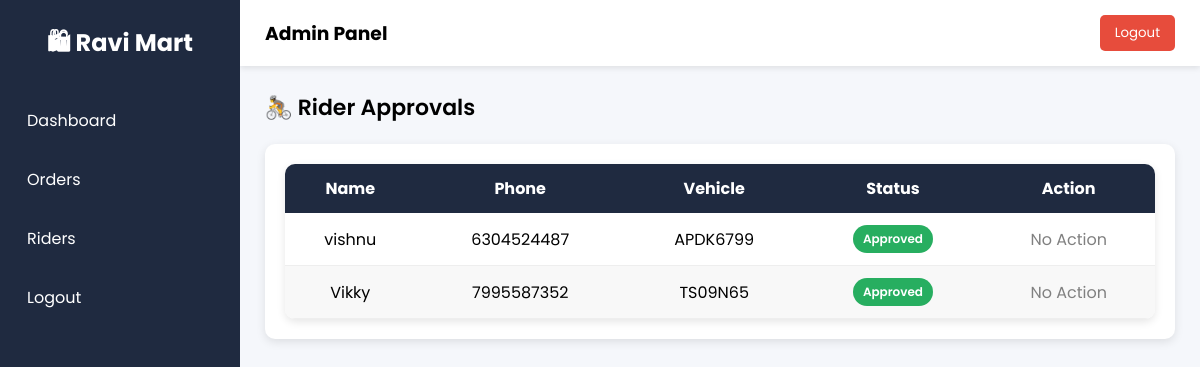
Screenshot of /admin_riders with the database file from the repository.
### tables this page shows
CREATE TABLE riders(
id INTEGER PRIMARY KEY AUTOINCREMENT,
name TEXT,
phone TEXT,
password TEXT
, vehicle text, status TEXT DEFAULT 'Pending');

### app.py (the view)
@app.route("/admin_riders")
def admin_riders():
    db = sqlite3.connect("database.db")
    db.row_factory = sqlite3.Row
    cursor = db.cursor()
    cursor.execute("SELECT * FROM riders")
    riders = cursor.fetchall()
    db.close()
    return render_template("admin_riders.html", riders=riders)

### templates/admin_riders.html (shortened to what this page needs)
{% extends "admin_layout.html" %}
{% block content %}
<h2 class="page-title">🚴 Rider Approvals</h2>
<div class="table-card">
<table class="table">
<thead>
<tr>
<th>Name</th>
<th>Phone</th>
<th>Vehicle</th>
<th>Status</th>
<th>Action</th>
</tr>
</thead>
<tbody>
{% for rider in riders %}
<tr>
<td>{{ rider.name }}</td>
<td>{{ rider.phone }}</td>
<td>{{ rider.vehicle }}</td>
<td>
<span class="status {{ rider.status }}">
{{ rider.status }}
</span>
</td>
<td>
{% if rider.status == "Pending" %}
<a href="/approve_rider/{{ rider.id }}" class="btn btn-approve">
Approve
</a>
{% else %}
<span style="color:gray;">No Action</span>
{% endif %}
</td>
</tr>
{% endfor %}
</tbody>
</table>
</div>
{% endblock %}

### templates/admin_layout.html (shortened to what this page needs)
<!DOCTYPE html>
<html>
<head>
</head>
<body>
<div class="sidebar">
<h2>🛍 Ravi Mart</h2>
<a href="{{ url_for('admin_dashboard') }}">Dashboard</a>
<a href="{{ url_for('admin_orders') }}">Orders</a>
<a href="{{ url_for('admin_riders') }}">Riders</a>
<a href="/admin_logout">Logout</a>
</div>
<div class="main">
<div class="header">
<h3>Admin Panel</h3>
<button class="logout-btn"
onclick="window.location.href='/admin_logout'">
Logout
</button>
</div>
<div class="content">
{% block content %}
{% endblock %}
</div>
</div>
</body>
</html>

### templates/admin_layout.html (style rules this page uses)
* { margin:0; padding:0; box-sizing:border-box; font-family:'Poppins',sans-serif; }
body { display:flex; background:#f5f7fb; }
.sidebar { width:240px; height:100vh; background:#1f2a40; color:white; position:fixed; padding:25px 15px; }
.sidebar h2 { margin-bottom:30px; text-align:center; }
.sidebar a { display:block; padding:12px; margin-bottom:10px; color:white; text-decoration:none; border-radius:6px; transition:0.3s; }
.main { margin-left:240px; width:100%; }
.header { background:white; padding:15px 25px; box-shadow:0 2px 6px rgba(0,0,0,0.1); display:flex; justify-content:space-between; align-items:center; }
.logout-btn { background:#e74c3c; border:none; color:white; padding:8px 15px; border-radius:5px; cursor:pointer; }
.content { padding:25px; }
table { width:100%; border-collapse:collapse; background:white; border-radius:10px; overflow:hidden; box-shadow:0 3px 8px rgba(0,0,0,0.1); }
th,td { padding:12px; text-align:center; }
th { background:#1f2a40; color:white; }
tr:nth-child(even) { background:#f8f8f8; }
.status { padding:4px 10px; border-radius:5px; color:white; font-size:12px; }
button { border:none; padding:6px 10px; border-radius:5px; cursor:pointer; }

### templates/admin_riders.html (style rules this page uses)
.page-title { margin-bottom:20px; font-size:22px; font-weight:600; }
.table-card { background:white; padding:20px; border-radius:10px; box-shadow:0 3px 10px rgba(0,0,0,0.1); }
.table { width:100%; border-collapse:collapse; }
.table th { background:#1f2a40; color:white; padding:12px; text-align:center; }
.table td { padding:12px; border-bottom:1px solid #eee; text-align:center; }
.status { padding:5px 10px; border-radius:20px; font-size:12px; font-weight:600; color:white; display:inline-block; }
.Approved { background:#27ae60; }

### rows the page displays
riders: name "vishnu", phone "6304524487", vehicle "APDK6799", status "Approved", shows "No Action"
riders: name "Vikky", phone "7995587352", vehicle "TS09N65", status "Approved", shows "No Action"
